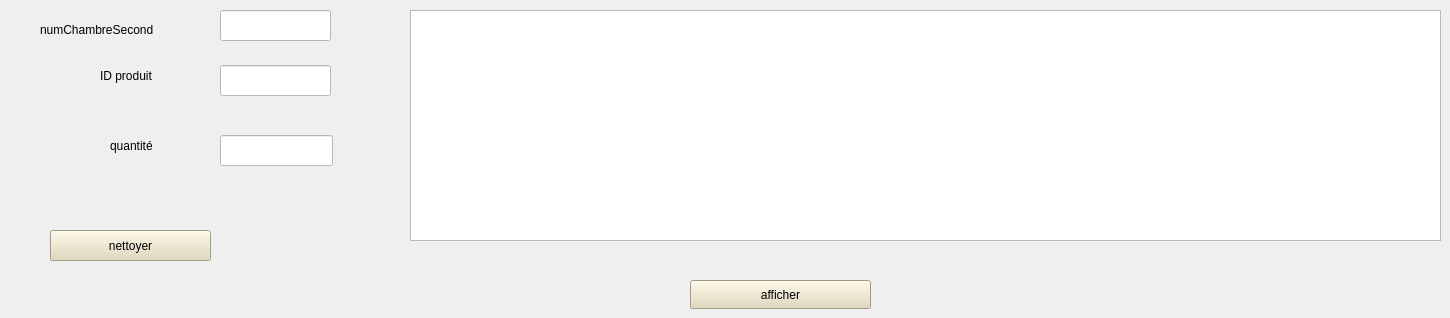
     <widget class="QWidget" name="tab_3">
      <attribute name="title">
       <string>Page</string>
      </attribute>
      <widget class="QLineEdit" name="lineEdit_9">
       <property name="geometry">
        <rect>
         <x>220</x>
         <y>65</y>
         <width>111</width>
         <height>31</height>
        </rect>
       </property>
       <property name="styleSheet">
        <string notr="true">background-color: rgb(255, 255, 255);
color: rgb(0, 0, 0);</string>
       </property>
      </widget>
      <widget class="QLineEdit" name="lineEdit_10">
       <property name="geometry">
        <rect>
         <x>220</x>
         <y>135</y>
         <width>113</width>
         <height>31</height>
        </rect>
       </property>
       <property name="styleSheet">
        <string notr="true">background-color: rgb(255, 255, 255);
color: rgb(0, 0, 0);</string>
       </property>
      </widget>
      <widget class="QPushButton" name="pushButton_2">
       <property name="geometry">
        <rect>
         <x>50</x>
         <y>230</y>
         <width>161</width>
         <height>31</height>
        </rect>
       </property>
       <property name="styleSheet">
        <string notr="true">background-color:#E1D7B7;

color: rgb(0, 0, 0);
</string>
       </property>
       <property name="text">
        <string>nettoyer</string>
       </property>
      </widget>
      <widget class="QLabel" name="label_16">
       <property name="geometry">
        <rect>
         <x>100</x>
         <y>60</y>
         <width>111</width>
         <height>31</height>
        </rect>
       </property>
       <property name="text">
        <string>ID produit</string>
       </property>
      </widget>
      <widget class="QLabel" name="label_17">
       <property name="geometry">
        <rect>
         <x>110</x>
         <y>130</y>
         <width>91</width>
         <height>31</height>
        </rect>
       </property>
       <property name="text">
        <string>quantité</string>
       </property>
      </widget>
      <widget class="QLabel" name="label_18">
       <property name="geometry">
        <rect>
         <x>40</x>
         <y>20</y>
         <width>151</width>
         <height>20</height>
        </rect>
       </property>
       <property name="text">
        <string>numChambreSecond</string>
       </property>
      </widget>
      <widget class="QLineEdit" name="lineEdit_11">
       <property name="geometry">
        <rect>
         <x>220</x>
         <y>10</y>
         <width>111</width>
         <height>31</height>
        </rect>
       </property>
       <property name="styleSheet">
        <string notr="true">background-color: rgb(255, 255, 255);
color: rgb(0, 0, 0);</string>
       </property>
      </widget>
      <widget class="QTableView" name="tableView_4">
       <property name="geometry">
        <rect>
         <x>410</x>
         <y>10</y>
         <width>1031</width>
         <height>231</height>
        </rect>
       </property>
      </widget>
      <widget class="QPushButton" name="afficher2_2">
       <property name="geometry">
        <rect>
         <x>690</x>
         <y>280</y>
         <width>181</width>
         <height>29</height>
        </rect>
       </property>
       <property name="styleSheet">
        <string notr="true">background-color:#E1D7B7;

color: rgb(0, 0, 0);
</string>
       </property>
       <property name="text">
        <string>afficher</string>
       </property>
      </widget>
     </widget>
